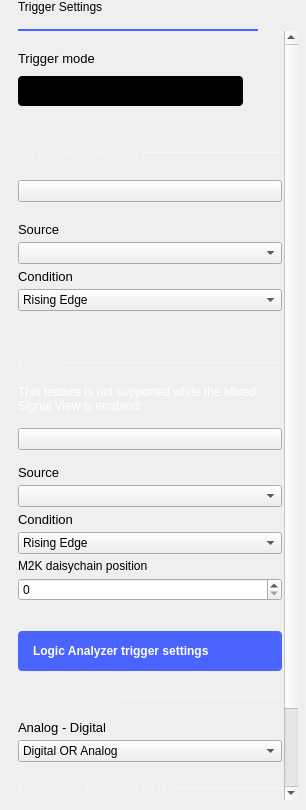
<?xml version="1.0" encoding="UTF-8"?>
<ui version="4.0">
 <class>TriggerSettings</class>
 <widget class="QWidget" name="TriggerSettings">
  <property name="geometry">
   <rect>
    <x>0</x>
    <y>0</y>
    <width>306</width>
    <height>810</height>
   </rect>
  </property>
  <property name="sizePolicy">
   <sizepolicy hsizetype="Minimum" vsizetype="Fixed">
    <horstretch>0</horstretch>
    <verstretch>0</verstretch>
   </sizepolicy>
  </property>
  <property name="minimumSize">
   <size>
    <width>0</width>
    <height>0</height>
   </size>
  </property>
  <property name="maximumSize">
   <size>
    <width>306</width>
    <height>16777215</height>
   </size>
  </property>
  <property name="windowTitle">
   <string>Form</string>
  </property>
  <layout class="QVBoxLayout" name="verticalLayout">
   <property name="spacing">
    <number>0</number>
   </property>
   <property name="leftMargin">
    <number>18</number>
   </property>
   <property name="topMargin">
    <number>0</number>
   </property>
   <property name="rightMargin">
    <number>8</number>
   </property>
   <property name="bottomMargin">
    <number>0</number>
   </property>
   <item>
    <widget class="QLabel" name="label_title">
     <property name="styleSheet">
      <string notr="true">color: black;
ont-size: 14px;
ont-weight: normal;
</string>
     </property>
     <property name="text">
      <string>Trigger Settings</string>
     </property>
    </widget>
   </item>
   <item>
    <spacer name="verticalSpacer_2">
     <property name="orientation">
      <enum>Qt::Vertical</enum>
     </property>
     <property name="sizeType">
      <enum>QSizePolicy::Fixed</enum>
     </property>
     <property name="sizeHint" stdset="0">
      <size>
       <width>0</width>
       <height>15</height>
      </size>
     </property>
    </spacer>
   </item>
   <item>
    <widget class="Line" name="line_under_title">
     <property name="minimumSize">
      <size>
       <width>240</width>
       <height>2</height>
      </size>
     </property>
     <property name="maximumSize">
      <size>
       <width>240</width>
       <height>2</height>
      </size>
     </property>
     <property name="styleSheet">
      <string notr="true">border: 2px solid rgb(74, 100, 255);</string>
     </property>
     <property name="orientation">
      <enum>Qt::Horizontal</enum>
     </property>
    </widget>
   </item>
   <item>
    <widget class="QScrollArea" name="scrollArea">
     <property name="frameShape">
      <enum>QFrame::NoFrame</enum>
     </property>
     <property name="horizontalScrollBarPolicy">
      <enum>Qt::ScrollBarAlwaysOff</enum>
     </property>
     <property name="widgetResizable">
      <bool>true</bool>
     </property>
     <widget class="QWidget" name="scrollAreaWidgetContents">
      <property name="geometry">
       <rect>
        <x>0</x>
        <y>0</y>
        <width>266</width>
        <height>942</height>
       </rect>
      </property>
      <layout class="QVBoxLayout" name="verticalLayout_4">
       <property name="spacing">
        <number>20</number>
       </property>
       <property name="leftMargin">
        <number>0</number>
       </property>
       <property name="topMargin">
        <number>0</number>
       </property>
       <property name="rightMargin">
        <number>2</number>
       </property>
       <property name="bottomMargin">
        <number>0</number>
       </property>
       <item>
        <layout class="QVBoxLayout" name="verticalLayout_11">
         <property name="spacing">
          <number>10</number>
         </property>
         <property name="topMargin">
          <number>20</number>
         </property>
         <property name="bottomMargin">
          <number>10</number>
         </property>
         <item>
          <widget class="QLabel" name="label">
           <property name="styleSheet">
            <string notr="true">font-size: 13px;</string>
           </property>
           <property name="text">
            <string>Trigger mode</string>
           </property>
          </widget>
         </item>
         <item>
          <layout class="QHBoxLayout" name="horizontalLayout">
           <property name="spacing">
            <number>20</number>
           </property>
           <property name="bottomMargin">
            <number>10</number>
           </property>
           <item>
            <widget class="adiscope::CustomSwitch" name="btnTrigger">
             <property name="styleSheet">
              <string notr="true">QPushButton {
min-height: 30px;
max-height: 30px;
min-width: 225px;
max-width: 225px;
background-color: black;
border-radius: 4px;
}

QPushButton:disabled {
background-color: qlineargradient(spread:pad, x1:0.5, y1:0, x2:0.501, y2:0, stop:0 #727273, stop:1 #141416);
}

QWidget#handle {
min-height: 30px;
max-height: 30px;
min-width: 115px;
max-width: 115px;
background-color: #4a64ff;
border-radius: 2px;
}

QWidget#handle:disabled {
background-color: #aaaaaa;
}

QLabel {
margin-top: 6px;
background-color: transparent;
line-height: 19px;
}

QLabel#on {
margin-top: 0px;
min-height:30px;
max-height:30px;
min-width:112px;
max-width:112px;
qproperty-alignment: AlignCenter AlignCenter;
margin-left: 0px;
color: white;
}

QLabel#on:disabled {
color: rgba(255,255,255,102);
}

QLabel#off {
margin-top: 0px;
min-height:30px;
max-height:30px;
min-width:113px;
max-width:113px;
margin-left: 112px;
color: white;
qproperty-alignment: AlignCenter AlignCenter;
}

QLabel#off:disabled {
color: rgba(255,255,255,51);
}
</string>
             </property>
             <property name="text">
              <string/>
             </property>
             <property name="leftText" stdset="0">
              <string>auto</string>
             </property>
             <property name="rightText" stdset="0">
              <string>normal</string>
             </property>
             <property name="duration_ms" stdset="0">
              <number>0</number>
             </property>
             <property name="polarity" stdset="0">
              <bool>true</bool>
             </property>
            </widget>
           </item>
           <item>
            <spacer name="horizontalSpacer">
             <property name="orientation">
              <enum>Qt::Horizontal</enum>
             </property>
             <property name="sizeHint" stdset="0">
              <size>
               <width>0</width>
               <height>0</height>
              </size>
             </property>
            </spacer>
           </item>
          </layout>
         </item>
        </layout>
       </item>
       <item>
        <layout class="QVBoxLayout" name="verticalLayout_6">
         <property name="spacing">
          <number>20</number>
         </property>
         <property name="topMargin">
          <number>0</number>
         </property>
         <property name="bottomMargin">
          <number>15</number>
         </property>
         <item>
          <layout class="QHBoxLayout" name="horizontalLayout_4">
           <property name="spacing">
            <number>0</number>
           </property>
           <property name="topMargin">
            <number>0</number>
           </property>
           <property name="bottomMargin">
            <number>0</number>
           </property>
           <item>
            <widget class="QLabel" name="label_2">
             <property name="sizePolicy">
              <sizepolicy hsizetype="Fixed" vsizetype="Fixed">
               <horstretch>0</horstretch>
               <verstretch>0</verstretch>
              </sizepolicy>
             </property>
             <property name="styleSheet">
              <string notr="true">QLabel {
                font-size: 12px;
                color: rgba(255, 255, 255, 70);
        }</string>
             </property>
             <property name="text">
              <string>INTERNAL (ANALOG) </string>
             </property>
            </widget>
           </item>
           <item>
            <widget class="Line" name="line">
             <property name="minimumSize">
              <size>
               <width>0</width>
               <height>1</height>
              </size>
             </property>
             <property name="maximumSize">
              <size>
               <width>16777215</width>
               <height>1</height>
              </size>
             </property>
             <property name="styleSheet">
              <string notr="true">border: 1px solid rgba(255, 255, 255, 70);</string>
             </property>
             <property name="orientation">
              <enum>Qt::Horizontal</enum>
             </property>
            </widget>
           </item>
          </layout>
         </item>
         <item>
          <widget class="adiscope::CustomSwitch" name="intern_en">
           <property name="text">
            <string/>
           </property>
           <property name="checkable">
            <bool>true</bool>
           </property>
          </widget>
         </item>
         <item>
          <widget class="QWidget" name="analog_controls" native="true">
           <layout class="QVBoxLayout" name="verticalLayout_2">
            <property name="spacing">
             <number>10</number>
            </property>
            <property name="leftMargin">
             <number>0</number>
            </property>
            <property name="topMargin">
             <number>0</number>
            </property>
            <property name="rightMargin">
             <number>0</number>
            </property>
            <property name="bottomMargin">
             <number>0</number>
            </property>
            <item>
             <layout class="QVBoxLayout" name="verticalLayout_9">
              <property name="spacing">
               <number>5</number>
              </property>
              <property name="topMargin">
               <number>0</number>
              </property>
              <item>
               <layout class="QGridLayout" name="gridLayout">
                <property name="topMargin">
                 <number>0</number>
                </property>
                <property name="horizontalSpacing">
                 <number>3</number>
                </property>
                <item row="0" column="0">
                 <widget class="QLabel" name="lbl_source">
                  <property name="sizePolicy">
                   <sizepolicy hsizetype="Minimum" vsizetype="Fixed">
                    <horstretch>0</horstretch>
                    <verstretch>0</verstretch>
                   </sizepolicy>
                  </property>
                  <property name="styleSheet">
                   <string notr="true">font-size: 13px;</string>
                  </property>
                  <property name="text">
                   <string>Source</string>
                  </property>
                 </widget>
                </item>
                <item row="1" column="0">
                 <widget class="QComboBox" name="cmb_source">
                  <property name="sizePolicy">
                   <sizepolicy hsizetype="Minimum" vsizetype="Fixed">
                    <horstretch>0</horstretch>
                    <verstretch>0</verstretch>
                   </sizepolicy>
                  </property>
                  <property name="currentIndex">
                   <number>-1</number>
                  </property>
                 </widget>
                </item>
               </layout>
              </item>
              <item>
               <widget class="QLabel" name="lbl_condition">
                <property name="sizePolicy">
                 <sizepolicy hsizetype="Minimum" vsizetype="Fixed">
                  <horstretch>0</horstretch>
                  <verstretch>0</verstretch>
                 </sizepolicy>
                </property>
                <property name="styleSheet">
                 <string notr="true">font-size: 13px;</string>
                </property>
                <property name="text">
                 <string>Condition</string>
                </property>
               </widget>
              </item>
              <item>
               <widget class="QComboBox" name="cmb_condition">
                <property name="sizePolicy">
                 <sizepolicy hsizetype="Minimum" vsizetype="Fixed">
                  <horstretch>0</horstretch>
                  <verstretch>0</verstretch>
                 </sizepolicy>
                </property>
                <property name="currentIndex">
                 <number>0</number>
                </property>
                <item>
                 <property name="text">
                  <string>Rising Edge</string>
                 </property>
                </item>
                <item>
                 <property name="text">
                  <string>Falling Edge</string>
                 </property>
                </item>
                <item>
                 <property name="text">
                  <string>Low</string>
                 </property>
                </item>
                <item>
                 <property name="text">
                  <string>High</string>
                 </property>
                </item>
               </widget>
              </item>
             </layout>
            </item>
            <item>
             <spacer name="verticalSpacer_4">
              <property name="orientation">
               <enum>Qt::Vertical</enum>
              </property>
              <property name="sizeType">
               <enum>QSizePolicy::Fixed</enum>
              </property>
              <property name="sizeHint" stdset="0">
               <size>
                <width>0</width>
                <height>10</height>
               </size>
              </property>
             </spacer>
            </item>
            <item>
             <layout class="QVBoxLayout" name="controlsLayout">
              <property name="spacing">
               <number>5</number>
              </property>
             </layout>
            </item>
           </layout>
          </widget>
         </item>
        </layout>
       </item>
       <item>
        <layout class="QVBoxLayout" name="verticalLayout_8">
         <property name="spacing">
          <number>15</number>
         </property>
         <property name="topMargin">
          <number>0</number>
         </property>
         <property name="bottomMargin">
          <number>10</number>
         </property>
         <item>
          <layout class="QHBoxLayout" name="horizontalLayout_5">
           <property name="spacing">
            <number>0</number>
           </property>
           <property name="topMargin">
            <number>0</number>
           </property>
           <property name="bottomMargin">
            <number>0</number>
           </property>
           <item>
            <widget class="QLabel" name="label_3">
             <property name="sizePolicy">
              <sizepolicy hsizetype="Fixed" vsizetype="Fixed">
               <horstretch>0</horstretch>
               <verstretch>0</verstretch>
              </sizepolicy>
             </property>
             <property name="styleSheet">
              <string notr="true">QLabel {
                font-size: 12px;
                color: rgba(255, 255, 255, 70);
        }</string>
             </property>
             <property name="text">
              <string>DIGITAL</string>
             </property>
            </widget>
           </item>
           <item>
            <widget class="Line" name="line_2">
             <property name="minimumSize">
              <size>
               <width>0</width>
               <height>1</height>
              </size>
             </property>
             <property name="maximumSize">
              <size>
               <width>16777215</width>
               <height>1</height>
              </size>
             </property>
             <property name="styleSheet">
              <string notr="true">border: 1px solid rgba(255, 255, 255, 70);</string>
             </property>
             <property name="orientation">
              <enum>Qt::Horizontal</enum>
             </property>
            </widget>
           </item>
          </layout>
         </item>
         <item>
          <widget class="QLabel" name="mixedSignalLbl">
           <property name="styleSheet">
            <string notr="true">color: white;</string>
           </property>
           <property name="text">
            <string>This feature is not supported while the Mixed Signal View is enabled!</string>
           </property>
           <property name="wordWrap">
            <bool>true</bool>
           </property>
          </widget>
         </item>
         <item>
          <widget class="adiscope::CustomSwitch" name="extern_en">
           <property name="text">
            <string/>
           </property>
           <property name="checkable">
            <bool>true</bool>
           </property>
          </widget>
         </item>
         <item>
          <widget class="QWidget" name="digital_controls" native="true">
           <layout class="QVBoxLayout" name="verticalLayout_3">
            <property name="spacing">
             <number>5</number>
            </property>
            <property name="leftMargin">
             <number>0</number>
            </property>
            <property name="topMargin">
             <number>0</number>
            </property>
            <property name="rightMargin">
             <number>0</number>
            </property>
            <property name="bottomMargin">
             <number>0</number>
            </property>
            <item>
             <widget class="QLabel" name="label_6">
              <property name="styleSheet">
               <string notr="true">font-size: 13px;</string>
              </property>
              <property name="text">
               <string>Source</string>
              </property>
             </widget>
            </item>
            <item>
             <widget class="QComboBox" name="cmb_extern_src"/>
            </item>
            <item>
             <widget class="QLabel" name="lbl_extern_condition">
              <property name="sizePolicy">
               <sizepolicy hsizetype="Minimum" vsizetype="Fixed">
                <horstretch>0</horstretch>
                <verstretch>0</verstretch>
               </sizepolicy>
              </property>
              <property name="styleSheet">
               <string notr="true">font-size: 13px;</string>
              </property>
              <property name="text">
               <string>Condition</string>
              </property>
             </widget>
            </item>
            <item>
             <widget class="QComboBox" name="cmb_extern_condition">
              <property name="sizePolicy">
               <sizepolicy hsizetype="Minimum" vsizetype="Fixed">
                <horstretch>0</horstretch>
                <verstretch>0</verstretch>
               </sizepolicy>
              </property>
              <property name="currentIndex">
               <number>0</number>
              </property>
              <item>
               <property name="text">
                <string>Rising Edge</string>
               </property>
              </item>
              <item>
               <property name="text">
                <string>Falling Edge</string>
               </property>
              </item>
              <item>
               <property name="text">
                <string>Low</string>
               </property>
              </item>
              <item>
               <property name="text">
                <string>High</string>
               </property>
              </item>
              <item>
               <property name="text">
                <string>Any Edge</string>
               </property>
              </item>
             </widget>
            </item>
            <item>
             <widget class="QLabel" name="label_daisyChain">
              <property name="text">
               <string>M2K daisychain position</string>
              </property>
             </widget>
            </item>
            <item>
             <widget class="QSpinBox" name="spin_daisyChain"/>
            </item>
           </layout>
          </widget>
         </item>
        </layout>
       </item>
       <item>
        <widget class="QPushButton" name="btnLogicAnalyzerTriggers">
         <property name="styleSheet">
          <string notr="true">
QPushButton {

height: 40px;

  text-align: left;
  font-weight: bold;
  padding-left: 15px;
  padding-right: 15px;
  border-radius: 4px;

  background-color: #4a64ff;
  color: #ffffff;

}

QPushButton:pressed {
  background-color: #2a44df;
}

QPushButton:hover {
	background-color: #4a34ff;
}</string>
         </property>
         <property name="text">
          <string>Logic Analyzer trigger settings</string>
         </property>
        </widget>
       </item>
       <item>
        <widget class="QWidget" name="trigger_logic_controls" native="true">
         <property name="minimumSize">
          <size>
           <width>0</width>
           <height>0</height>
          </size>
         </property>
         <property name="maximumSize">
          <size>
           <width>16777215</width>
           <height>16777215</height>
          </size>
         </property>
         <layout class="QVBoxLayout" name="verticalLayout_7">
          <property name="spacing">
           <number>15</number>
          </property>
          <property name="leftMargin">
           <number>0</number>
          </property>
          <property name="topMargin">
           <number>0</number>
          </property>
          <property name="rightMargin">
           <number>0</number>
          </property>
          <property name="bottomMargin">
           <number>0</number>
          </property>
          <item>
           <layout class="QHBoxLayout" name="horizontalLayout_6">
            <property name="spacing">
             <number>0</number>
            </property>
            <property name="topMargin">
             <number>0</number>
            </property>
            <item>
             <widget class="QLabel" name="label_4">
              <property name="sizePolicy">
               <sizepolicy hsizetype="Fixed" vsizetype="Fixed">
                <horstretch>0</horstretch>
                <verstretch>0</verstretch>
               </sizepolicy>
              </property>
              <property name="styleSheet">
               <string notr="true">QLabel {
                font-size: 12px;
                color: rgba(255, 255, 255, 70);
        }</string>
              </property>
              <property name="text">
               <string>TRIGGER LOGIC </string>
              </property>
             </widget>
            </item>
            <item>
             <widget class="Line" name="line_3">
              <property name="minimumSize">
               <size>
                <width>0</width>
                <height>1</height>
               </size>
              </property>
              <property name="maximumSize">
               <size>
                <width>16777215</width>
                <height>1</height>
               </size>
              </property>
              <property name="styleSheet">
               <string notr="true">border: 1px solid rgba(255, 255, 255, 70);</string>
              </property>
              <property name="orientation">
               <enum>Qt::Horizontal</enum>
              </property>
             </widget>
            </item>
           </layout>
          </item>
          <item>
           <layout class="QVBoxLayout" name="verticalLayout_5">
            <property name="spacing">
             <number>5</number>
            </property>
            <property name="topMargin">
             <number>0</number>
            </property>
            <item>
             <widget class="QLabel" name="lbl_analog_extern">
              <property name="sizePolicy">
               <sizepolicy hsizetype="Minimum" vsizetype="Fixed">
                <horstretch>0</horstretch>
                <verstretch>0</verstretch>
               </sizepolicy>
              </property>
              <property name="styleSheet">
               <string notr="true">font-size: 13px;</string>
              </property>
              <property name="text">
               <string>Analog - Digital</string>
              </property>
             </widget>
            </item>
            <item>
             <widget class="QComboBox" name="cmb_analog_extern">
              <property name="sizePolicy">
               <sizepolicy hsizetype="Minimum" vsizetype="Fixed">
                <horstretch>0</horstretch>
                <verstretch>0</verstretch>
               </sizepolicy>
              </property>
              <property name="currentIndex">
               <number>0</number>
              </property>
              <item>
               <property name="text">
                <string>Digital OR Analog</string>
               </property>
              </item>
              <item>
               <property name="text">
                <string>Digital AND Analog</string>
               </property>
              </item>
              <item>
               <property name="text">
                <string>Digital XOR Analog</string>
               </property>
              </item>
              <item>
               <property name="text">
                <string>!Digital OR Analog</string>
               </property>
              </item>
              <item>
               <property name="text">
                <string>!Digital AND Analog</string>
               </property>
              </item>
              <item>
               <property name="text">
                <string>!Digital XOR Analog</string>
               </property>
              </item>
             </widget>
            </item>
           </layout>
          </item>
         </layout>
        </widget>
       </item>
       <item>
        <layout class="QVBoxLayout" name="verticalLayout_10">
         <property name="topMargin">
          <number>0</number>
         </property>
         <item>
          <layout class="QHBoxLayout" name="horizontalLayout_2">
           <property name="spacing">
            <number>5</number>
           </property>
           <property name="bottomMargin">
            <number>0</number>
           </property>
           <item>
            <widget class="QLabel" name="label_5">
             <property name="styleSheet">
              <string notr="true">QLabel {
                font-size: 12px;
                color: rgba(255, 255, 255, 70);
        }</string>
             </property>
             <property name="text">
              <string>EXTERNAL TRIGGER OUT</string>
             </property>
            </widget>
           </item>
           <item>
            <widget class="Line" name="line_4">
             <property name="minimumSize">
              <size>
               <width>0</width>
               <height>1</height>
              </size>
             </property>
             <property name="maximumSize">
              <size>
               <width>16777215</width>
               <height>1</height>
              </size>
             </property>
             <property name="styleSheet">
              <string notr="true">border: 1px solid rgba(255, 255, 255, 70);</string>
             </property>
             <property name="frameShadow">
              <enum>QFrame::Sunken</enum>
             </property>
             <property name="orientation">
              <enum>Qt::Horizontal</enum>
             </property>
            </widget>
           </item>
          </layout>
         </item>
         <item>
          <widget class="adiscope::CustomSwitch" name="extern_to_en">
           <property name="text">
            <string/>
           </property>
          </widget>
         </item>
         <item>
          <widget class="QWidget" name="external_to_controls" native="true">
           <property name="minimumSize">
            <size>
             <width>0</width>
             <height>0</height>
            </size>
           </property>
           <layout class="QHBoxLayout" name="horizontalLayout_3">
            <property name="spacing">
             <number>0</number>
            </property>
            <property name="leftMargin">
             <number>0</number>
            </property>
            <property name="topMargin">
             <number>0</number>
            </property>
            <property name="rightMargin">
             <number>0</number>
            </property>
            <property name="bottomMargin">
             <number>0</number>
            </property>
            <item>
             <widget class="QComboBox" name="cmb_extern_to_src">
              <property name="enabled">
               <bool>false</bool>
              </property>
             </widget>
            </item>
           </layout>
          </widget>
         </item>
        </layout>
       </item>
       <item>
        <spacer name="verticalSpacer_3">
         <property name="orientation">
          <enum>Qt::Vertical</enum>
         </property>
         <property name="sizeHint" stdset="0">
          <size>
           <width>0</width>
           <height>10</height>
          </size>
         </property>
        </spacer>
       </item>
      </layout>
      <zorder></zorder>
      <zorder>verticalSpacer_3</zorder>
      <zorder></zorder>
      <zorder>trigger_logic_controls</zorder>
      <zorder>btnLogicAnalyzerTriggers</zorder>
     </widget>
    </widget>
   </item>
   <item>
    <spacer name="verticalSpacer">
     <property name="orientation">
      <enum>Qt::Vertical</enum>
     </property>
     <property name="sizeType">
      <enum>QSizePolicy::Fixed</enum>
     </property>
     <property name="sizeHint" stdset="0">
      <size>
       <width>0</width>
       <height>10</height>
      </size>
     </property>
    </spacer>
   </item>
  </layout>
 </widget>
 <customwidgets>
  <customwidget>
   <class>adiscope::CustomSwitch</class>
   <extends>QPushButton</extends>
   <header>customSwitch.hpp</header>
  </customwidget>
 </customwidgets>
 <resources/>
 <connections/>
</ui>
